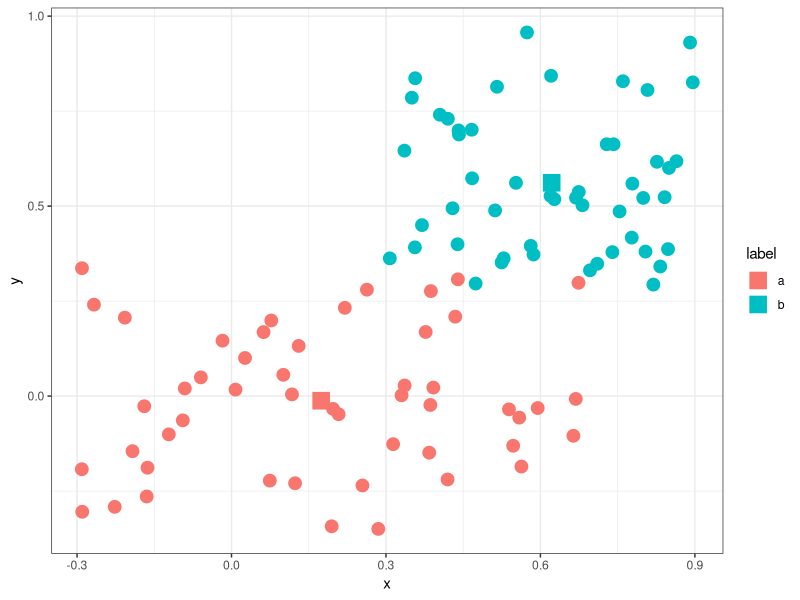
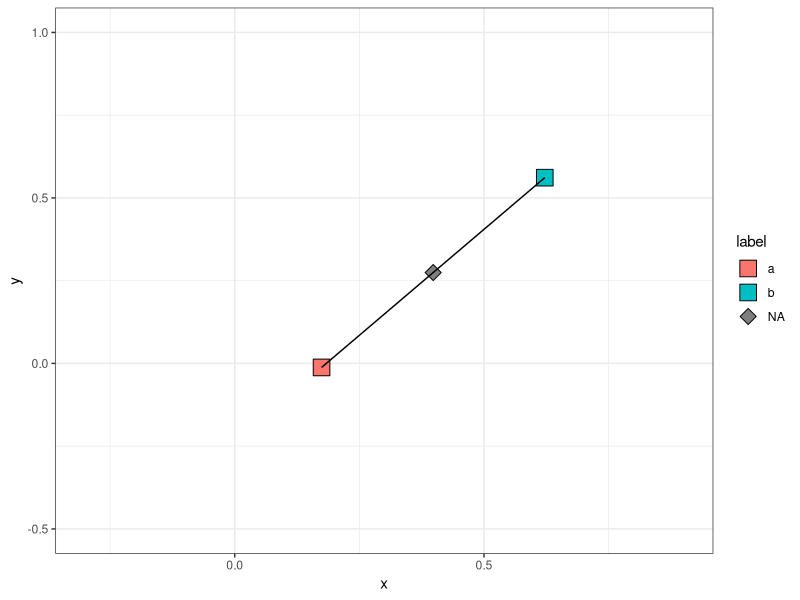
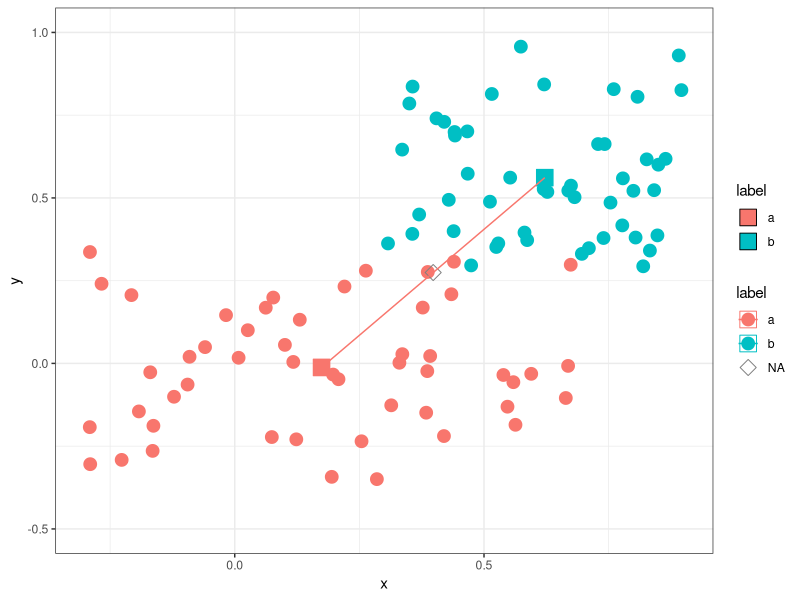

Generate these figures, in order, with R:
####+####+####+####+####+####+####+####+####+####+####+####+####+####+####+####+

# Marc d. Paradis
# R 3.5.1 for Windows
# RStudio 1.1.456

# Based on scripts by Chris Hane

require(data.table)
require(ggplot2)

set.seed(44000) # Note changed from 111 so figures may differ from lecture
d1 <- 
  data.table(
    x = runif(50), 
    y = runif(50)
    )

d2 <- 
  data.table(
    x = runif(50), 
    y = runif(50)
    )

d1[ 
  ,
  ':='(
    x = x - 0.3,
    y = (y - 0.5) * 0.7, 
    label = 'a'
    )
  ]

d2[ 
  ,
  ':='(
    x = (x + 0.5) * 0.6,
    y = (y + 0.4) * 0.7, 
    label = 'b'
    ) 
  ]

d <- 
  rbindlist(
    list(
      d1,
      d2
      )
    )

centers <- 
  d[
    , 
    .(x = mean(x), 
      y = mean(y)
      ), 
    by = label
    ]

cc <-
  colSums(
    centers[
      ,
      .SD, 
      .SDcols = 2:3
      ]
    ) / 2

midCenter <- 
  data.table(
    x = cc[1], 
    y = cc[2], 
    label = NA
    )

ggplot(
  d, 
  aes(
    x = x, 
    y = y, 
    color = label
    )
  ) + 
  geom_point(size = 4) +
  geom_point(
    data = centers,
    aes(
      x = x, 
      y = y, 
      fill = label
      ), 
    size = 6, 
    shape = 22
    ) +
  theme_bw()

ggplot(
  data = centers, 
  aes(
    x = x, 
    y = y, 
    fill = label
    )
  ) +
  geom_point(
    size = 6, 
    shape = 22
    ) +
 geom_point(
   data = midCenter, 
   shape = 23, 
   size = 4) +
 xlim(
   c(-0.3, 0.9)) + 
 ylim(
   c(-0.5, 1.0)) +
 geom_line(group = 1) +
 theme_bw()

ggplot(
  d, 
  aes(
    x = x, 
    y = y, 
    color = label
    )
  ) +
  geom_point(size = 4) +
  geom_point(
    data = centers, 
    aes(
      x = x, 
      y = y, 
      fill = label
      ), 
    size = 6, 
    shape = 22
    ) +
  geom_point(
    data = midCenter, 
    shape = 23, 
    size = 4
    ) +
  xlim(
    c(-0.3, 0.9)
    ) +
  ylim(
    c(-0.5, 1.0)
    ) +
  geom_line(
    data = centers, 
    group = 1
    ) +
  theme_bw()

rm(
  list = ls()
  ) # Clears global environment of all visible objects (some hidden objects
#   # may remain)

# END